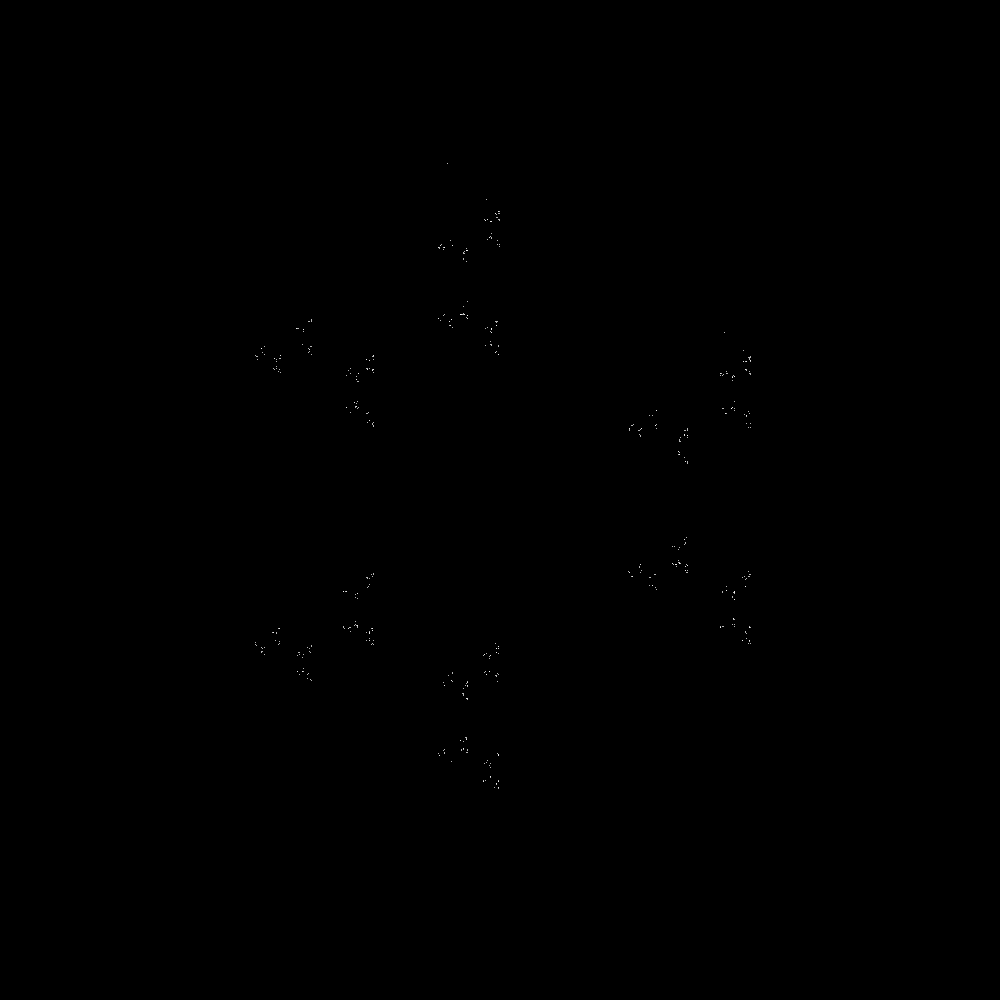
Frame 1 (no input)
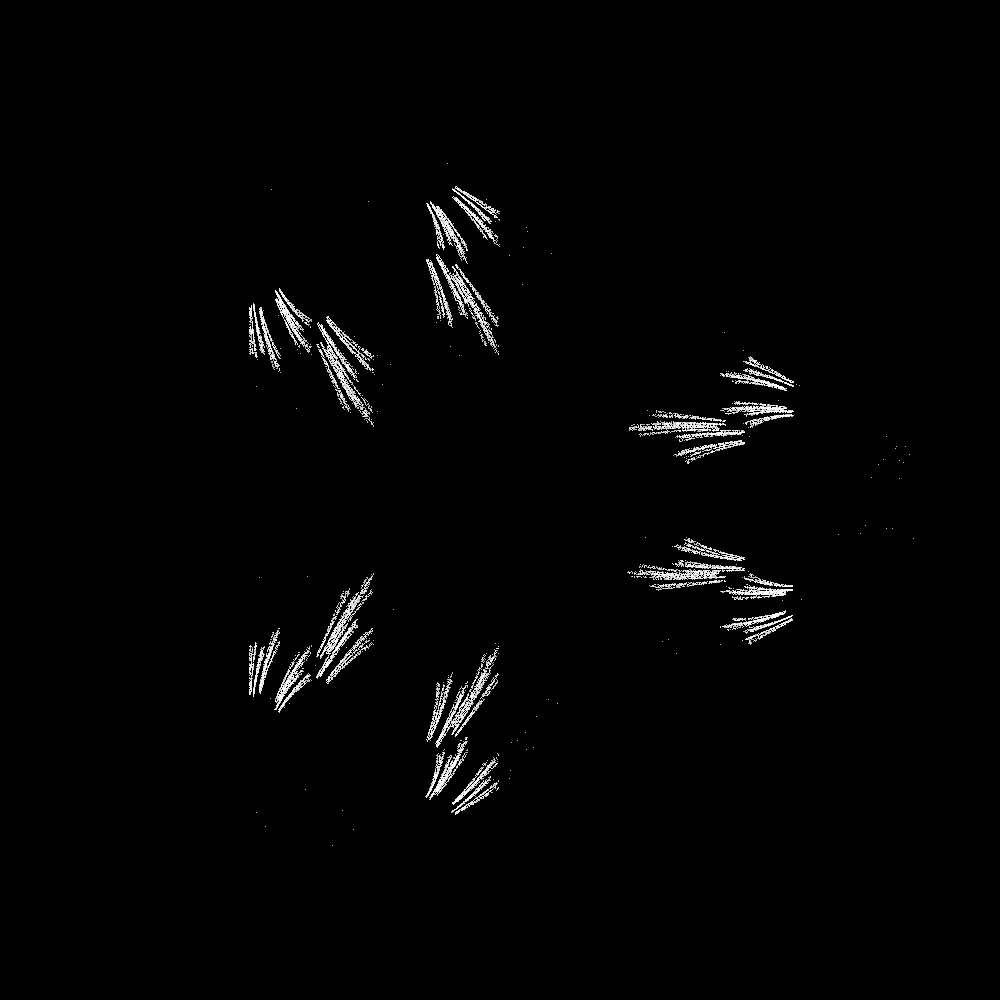
Frame 60 (the mouse pressed at the canvas centre just before this capture)
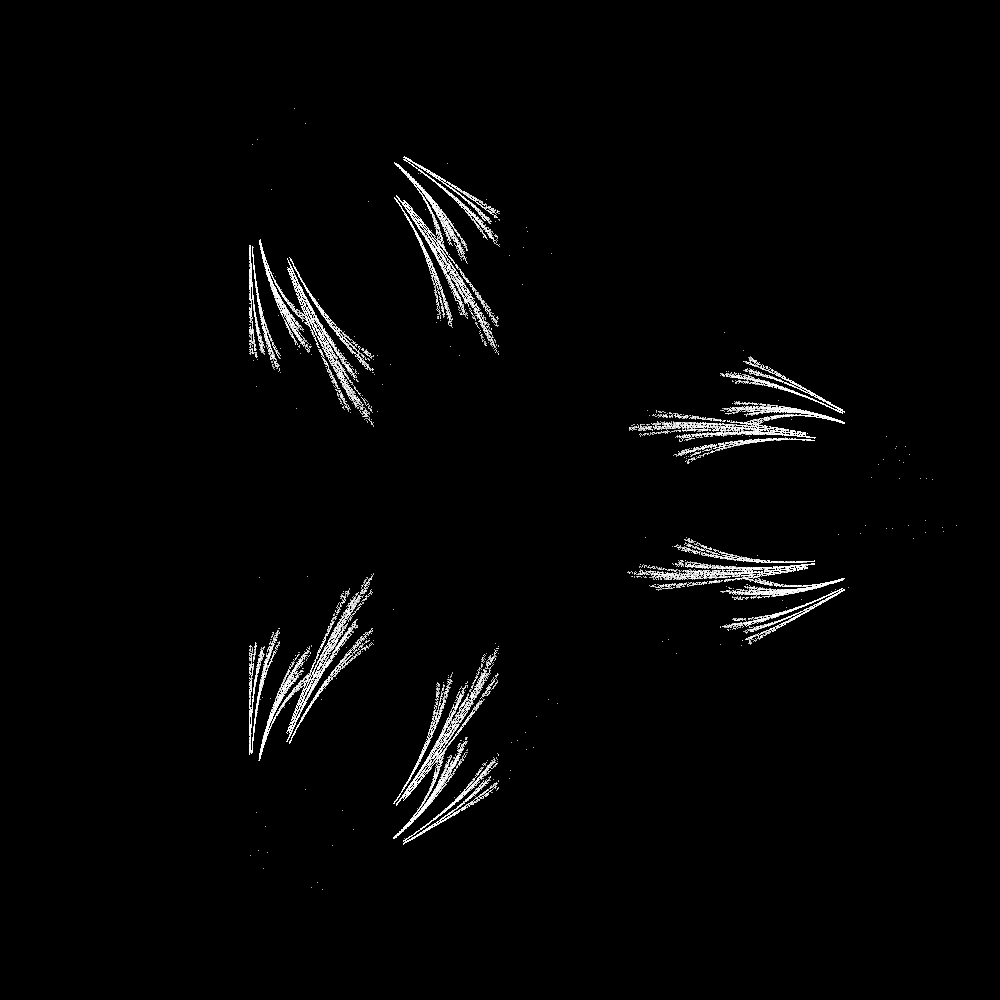
Frame 120 (the mouse held since frame 60 and released just before this capture)

The Processing sketch that drew these frames (run headless with seeded random() and noise(); from frame 60 on, the mouse is pressed at the canvas centre):

// Processing sketch: chaos
// ── chaos.pde
PVector[] points;
PVector current;
float percent = 0.5;
PVector previous;
int n = 2;

void setup() {
  size(1000, 1000);
  points = new PVector[n];
  for (int i = 0; i < n; i++) {
    float angle = i * TWO_PI / n;
    PVector v = PVector.fromAngle(angle);
    v.mult(width / 2);
    v.add(width / 2, height / 2);
    points[i] = v;
  }
  reset();
}

void reset() {
  current = new PVector(random(width), random(height));
  background(0);
  stroke(0);
  strokeWeight(8);
  for (PVector p : points) {
    point(p.x, p.y);
  }
  percent = 0.5;
  n++;
}

void draw() {
  percent += 0.002;
  if(n == 0) n = 1;
  rotate(0.001);
  points = new PVector[n];
  for (int i = 0; i < n; i++) {
    float angle = i * TWO_PI / n;
    PVector v = PVector.fromAngle(angle);
    v.mult(width / 2);
    v.add(width / 2, height / 2);
    points[i] = v;
  }
  if (frameCount % 500 == 0) reset();
  for (int i = 0; i < 1000*1; i++) {
    strokeWeight(1);
    stroke(255);
    PVector next = points[floor(random(points.length))];
    if (next != previous) {
      current.x = lerp(current.x, next.x, percent);
      current.y = lerp(current.y, next.y, percent);
      point(current.x, current.y);
    }
    previous = next;
  }
}
